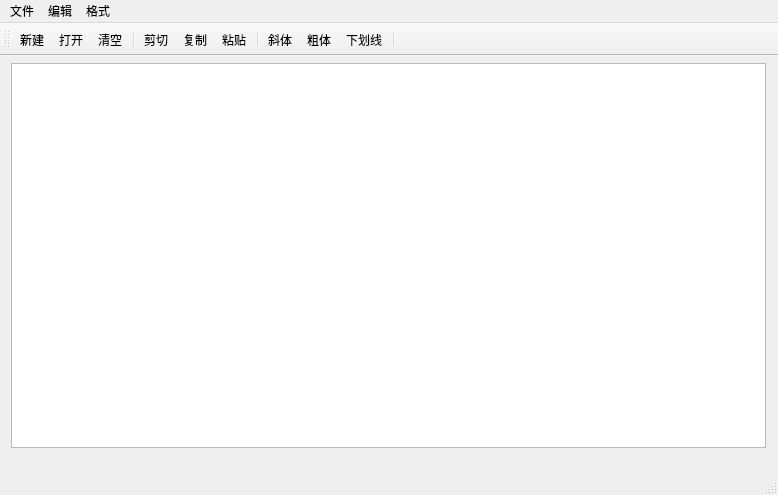
<?xml version="1.0" encoding="UTF-8"?>
<ui version="4.0">
 <class>QWMainWindow</class>
 <widget class="QMainWindow" name="QWMainWindow">
  <property name="geometry">
   <rect>
    <x>0</x>
    <y>0</y>
    <width>778</width>
    <height>495</height>
   </rect>
  </property>
  <property name="windowTitle">
   <string>QWMainWindow</string>
  </property>
  <widget class="QWidget" name="centralwidget">
   <widget class="QTextEdit" name="txtEdit">
    <property name="geometry">
     <rect>
      <x>11</x>
      <y>7</y>
      <width>755</width>
      <height>385</height>
     </rect>
    </property>
   </widget>
  </widget>
  <widget class="QMenuBar" name="menubar">
   <property name="geometry">
    <rect>
     <x>0</x>
     <y>0</y>
     <width>778</width>
     <height>22</height>
    </rect>
   </property>
   <widget class="QMenu" name="menu">
    <property name="title">
     <string>文件</string>
    </property>
    <addaction name="actNew"/>
    <addaction name="actOpen"/>
    <addaction name="separator"/>
    <addaction name="actClose"/>
   </widget>
   <widget class="QMenu" name="menu_2">
    <property name="title">
     <string>编辑</string>
    </property>
    <addaction name="actCut"/>
    <addaction name="actCopy"/>
    <addaction name="actPaste"/>
    <addaction name="separator"/>
    <addaction name="actClear"/>
   </widget>
   <widget class="QMenu" name="menu_3">
    <property name="title">
     <string>格式</string>
    </property>
    <addaction name="actFontBold"/>
    <addaction name="actFontItalic"/>
    <addaction name="actFontUnder"/>
    <addaction name="separator"/>
    <addaction name="actToolbarLab"/>
   </widget>
   <addaction name="menu"/>
   <addaction name="menu_2"/>
   <addaction name="menu_3"/>
  </widget>
  <widget class="QStatusBar" name="statusbar"/>
  <widget class="QToolBar" name="toolBar">
   <property name="windowTitle">
    <string>toolBar</string>
   </property>
   <property name="toolButtonStyle">
    <enum>Qt::ToolButtonTextUnderIcon</enum>
   </property>
   <attribute name="toolBarArea">
    <enum>TopToolBarArea</enum>
   </attribute>
   <attribute name="toolBarBreak">
    <bool>false</bool>
   </attribute>
   <addaction name="actNew"/>
   <addaction name="actOpen"/>
   <addaction name="actClear"/>
   <addaction name="separator"/>
   <addaction name="actCut"/>
   <addaction name="actCopy"/>
   <addaction name="actPaste"/>
   <addaction name="separator"/>
   <addaction name="actFontItalic"/>
   <addaction name="actFontBold"/>
   <addaction name="actFontUnder"/>
   <addaction name="separator"/>
  </widget>
  <action name="actCut">
   <property name="icon">
    <iconset resource="qrc.qrc">
     <normaloff>:/image/img/cut.jfif</normaloff>:/image/img/cut.jfif</iconset>
   </property>
   <property name="text">
    <string>剪切</string>
   </property>
   <property name="toolTip">
    <string>剪切文本</string>
   </property>
  </action>
  <action name="actPaste">
   <property name="icon">
    <iconset resource="qrc.qrc">
     <normaloff>:/image/img/paste.jfif</normaloff>:/image/img/paste.jfif</iconset>
   </property>
   <property name="text">
    <string>粘贴</string>
   </property>
   <property name="toolTip">
    <string>粘贴文本</string>
   </property>
  </action>
  <action name="actCopy">
   <property name="icon">
    <iconset resource="qrc.qrc">
     <normaloff>:/image/img/copy.jfif</normaloff>:/image/img/copy.jfif</iconset>
   </property>
   <property name="text">
    <string>复制</string>
   </property>
  </action>
  <action name="actFontBold">
   <property name="checkable">
    <bool>true</bool>
   </property>
   <property name="icon">
    <iconset resource="qrc.qrc">
     <normaloff>:/image/img/fontbold.jfif</normaloff>:/image/img/fontbold.jfif</iconset>
   </property>
   <property name="text">
    <string>粗体</string>
   </property>
  </action>
  <action name="actFontItalic">
   <property name="checkable">
    <bool>true</bool>
   </property>
   <property name="icon">
    <iconset resource="qrc.qrc">
     <normaloff>:/image/img/fontItalic.jfif</normaloff>:/image/img/fontItalic.jfif</iconset>
   </property>
   <property name="text">
    <string>斜体</string>
   </property>
  </action>
  <action name="actFontUnder">
   <property name="checkable">
    <bool>true</bool>
   </property>
   <property name="icon">
    <iconset resource="qrc.qrc">
     <normaloff>:/image/img/fontunder.jfif</normaloff>:/image/img/fontunder.jfif</iconset>
   </property>
   <property name="text">
    <string>下划线</string>
   </property>
  </action>
  <action name="actClose">
   <property name="icon">
    <iconset resource="qrc.qrc">
     <normaloff>:/image/img/close.jfif</normaloff>:/image/img/close.jfif</iconset>
   </property>
   <property name="text">
    <string>退出</string>
   </property>
  </action>
  <action name="actOpen">
   <property name="icon">
    <iconset resource="qrc.qrc">
     <normaloff>:/image/img/open.jfif</normaloff>:/image/img/open.jfif</iconset>
   </property>
   <property name="text">
    <string>打开</string>
   </property>
   <property name="toolTip">
    <string>打开...</string>
   </property>
  </action>
  <action name="actClear">
   <property name="icon">
    <iconset resource="qrc.qrc">
     <normaloff>:/image/img/clear.jfif</normaloff>:/image/img/clear.jfif</iconset>
   </property>
   <property name="text">
    <string>清空</string>
   </property>
  </action>
  <action name="actFont">
   <property name="icon">
    <iconset resource="qrc.qrc">
     <normaloff>:/image/img/font.jfif</normaloff>:/image/img/font.jfif</iconset>
   </property>
   <property name="text">
    <string>字体</string>
   </property>
  </action>
  <action name="actNew">
   <property name="icon">
    <iconset resource="qrc.qrc">
     <normaloff>:/image/img/new.jfif</normaloff>:/image/img/new.jfif</iconset>
   </property>
   <property name="text">
    <string>新建</string>
   </property>
  </action>
  <action name="actToolbarLab">
   <property name="icon">
    <iconset resource="qrc.qrc">
     <normaloff>:/image/img/toolbarlab.jfif</normaloff>:/image/img/toolbarlab.jfif</iconset>
   </property>
   <property name="text">
    <string>显示工具栏文字标签</string>
   </property>
  </action>
 </widget>
 <resources>
  <include location="qrc.qrc"/>
 </resources>
 <connections>
  <connection>
   <sender>actPaste</sender>
   <signal>triggered()</signal>
   <receiver>txtEdit</receiver>
   <slot>paste()</slot>
   <hints>
    <hint type="sourcelabel">
     <x>-1</x>
     <y>-1</y>
    </hint>
    <hint type="destinationlabel">
     <x>388</x>
     <y>276</y>
    </hint>
   </hints>
  </connection>
  <connection>
   <sender>actCut</sender>
   <signal>triggered()</signal>
   <receiver>txtEdit</receiver>
   <slot>cut()</slot>
   <hints>
    <hint type="sourcelabel">
     <x>-1</x>
     <y>-1</y>
    </hint>
    <hint type="destinationlabel">
     <x>388</x>
     <y>276</y>
    </hint>
   </hints>
  </connection>
  <connection>
   <sender>actCopy</sender>
   <signal>triggered()</signal>
   <receiver>txtEdit</receiver>
   <slot>copy()</slot>
   <hints>
    <hint type="sourcelabel">
     <x>-1</x>
     <y>-1</y>
    </hint>
    <hint type="destinationlabel">
     <x>388</x>
     <y>276</y>
    </hint>
   </hints>
  </connection>
  <connection>
   <sender>actClear</sender>
   <signal>triggered()</signal>
   <receiver>txtEdit</receiver>
   <slot>clear()</slot>
   <hints>
    <hint type="sourcelabel">
     <x>-1</x>
     <y>-1</y>
    </hint>
    <hint type="destinationlabel">
     <x>388</x>
     <y>276</y>
    </hint>
   </hints>
  </connection>
  <connection>
   <sender>actClose</sender>
   <signal>triggered()</signal>
   <receiver>QWMainWindow</receiver>
   <slot>close()</slot>
   <hints>
    <hint type="sourcelabel">
     <x>-1</x>
     <y>-1</y>
    </hint>
    <hint type="destinationlabel">
     <x>388</x>
     <y>247</y>
    </hint>
   </hints>
  </connection>
 </connections>
</ui>
